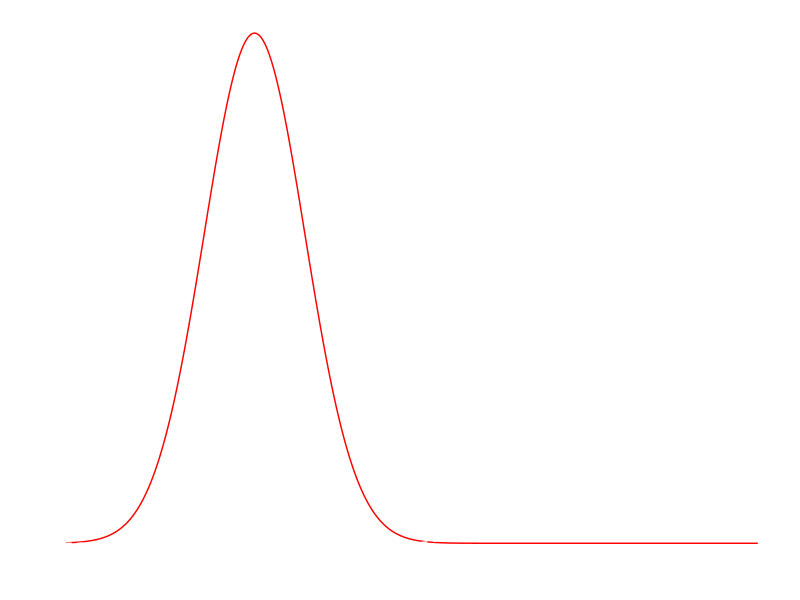
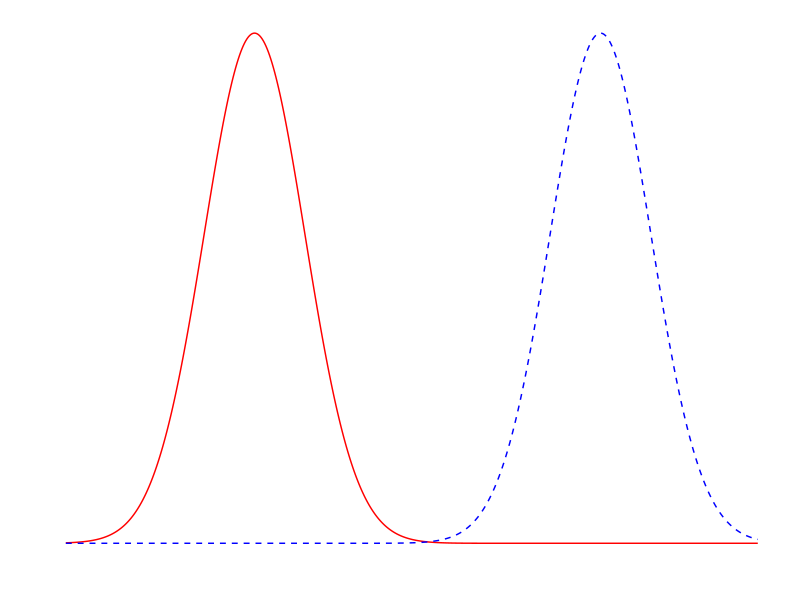
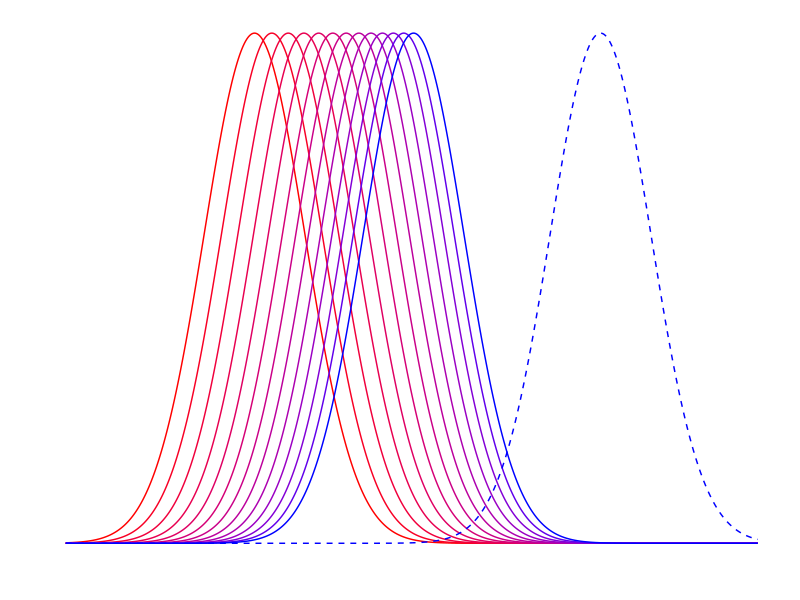
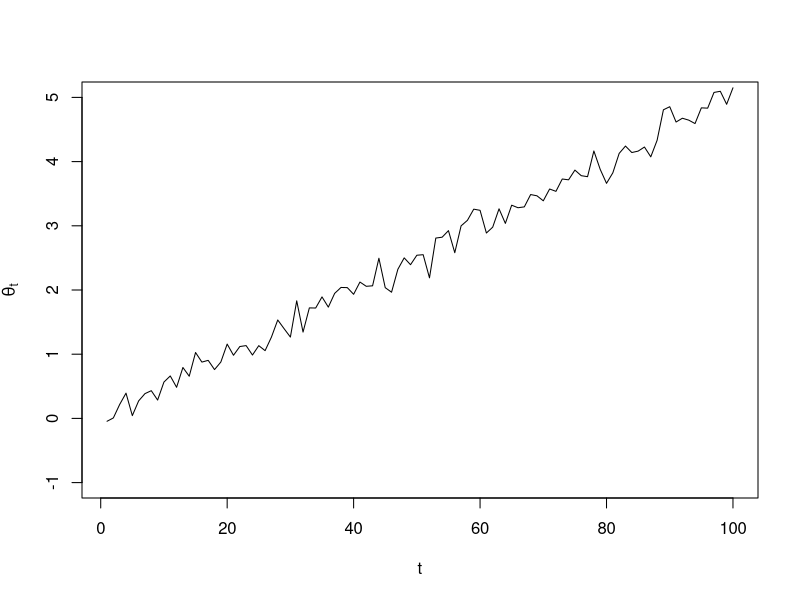
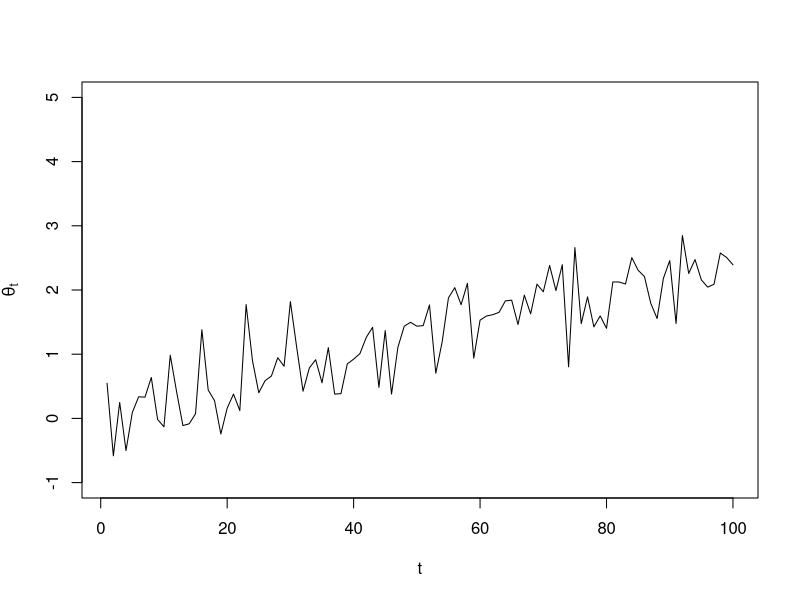
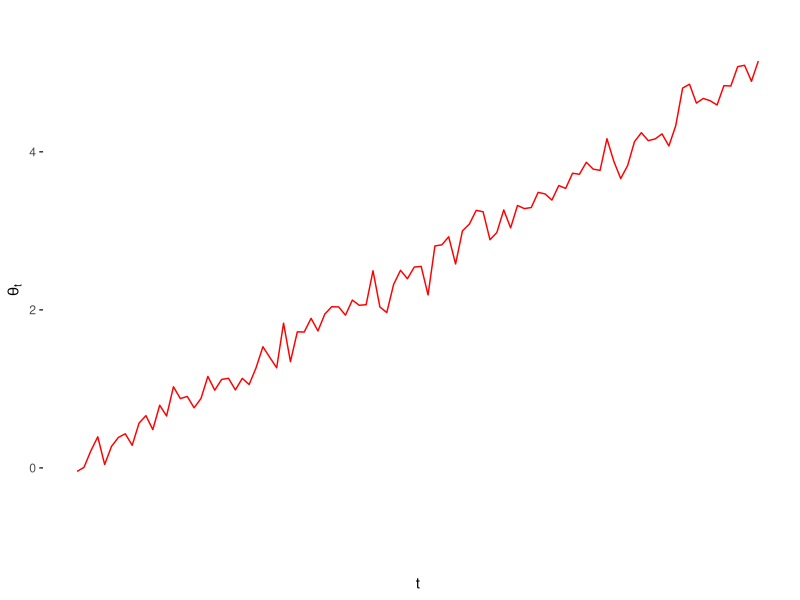
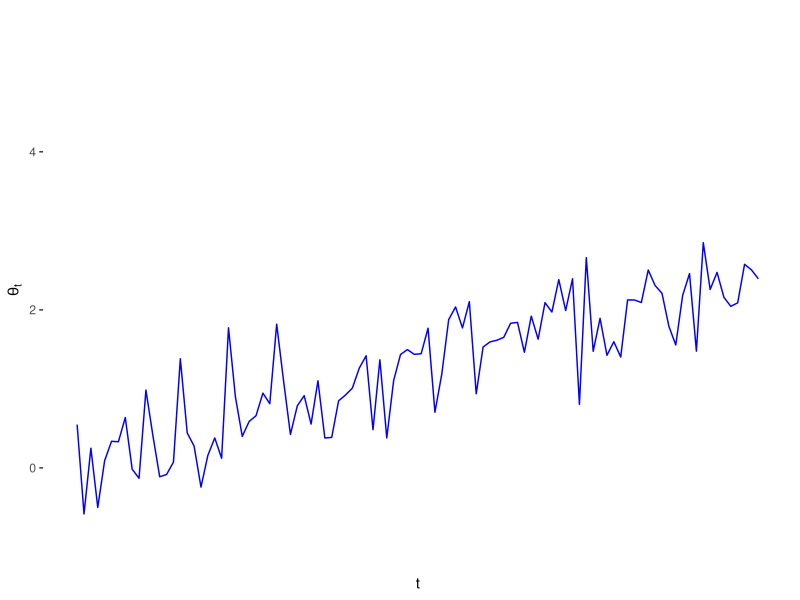
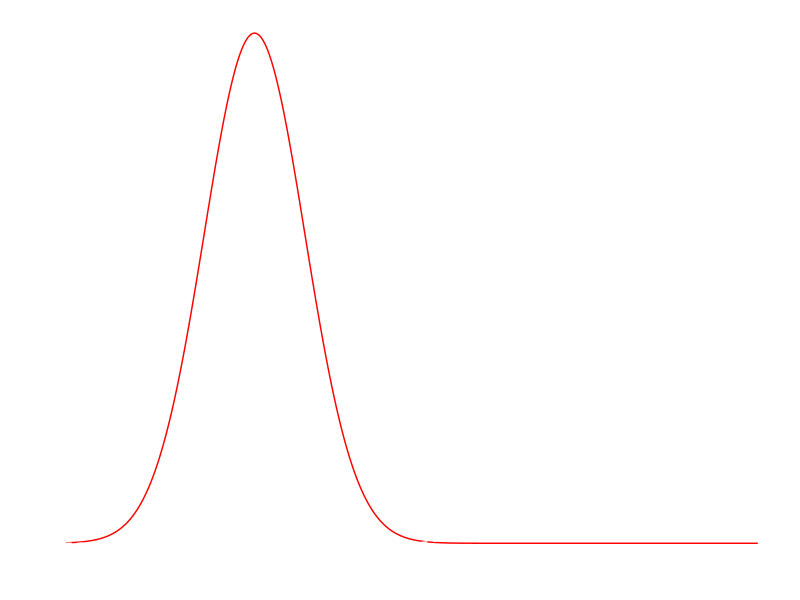

These figures' R source, in order: (Note: this script raises an error after producing the figures.)
library(ggplot2)
library(dplyr)

rbo = rainbow(10)

zdf = data.frame(z = (-150:400)/100) 

z0 = zdf %>% mutate(pz0 = dnorm(z, 0, 0.4))

z1 = zdf %>% 
  mutate(pz0 = dnorm(z, 0, 0.4)) %>%
  mutate(pz1 = dnorm(z, 2.75, 0.4))

z1 %>%
  ggplot(aes(x = z)) +
  geom_line(aes(y = pz0), colour = 'red') +
  geom_line(aes(y = pz1), colour = 'white', linetype = 2) +
  labs(x = '', y = '') +
  theme(legend.position = 'none',
        panel.grid = element_blank(),
        panel.background = element_blank(),
        axis.ticks = element_blank(),
        axis.text = element_blank())

ggsave(filename = '~/Documents/Research/boulder/fifth_semester/presentation/rescue_norms1.pdf',
       height = 8, width = 8)

z1 %>%
  ggplot(aes(x = z)) +
  geom_line(aes(y = pz0), colour = 'red') +
  geom_line(aes(y = pz1), colour = 'blue', linetype = 2) +
  labs(x = '', y = '') +
  theme(legend.position = 'none',
        panel.grid = element_blank(),
        panel.background = element_blank(),
        axis.ticks = element_blank(),
        axis.text = element_blank())

ggsave(filename = '~/Documents/Research/boulder/fifth_semester/presentation/rescue_norms2.pdf',
       height = 8, width = 8)


expand.grid(z = zdf$z, t = 0:12) %>%
  mutate(zbar = 2.75 * (1 - 0.95^t)) %>%
  mutate(pzt = dnorm(z, zbar, 0.4)) %>%
  #mutate(col = rbo[t]) %>%
  ggplot(aes(x = z)) +
  geom_line(aes(y = pzt, group = t, colour = t)) +
  scale_color_gradient(low = 'red', high = 'blue') +
  # geom_segment(aes(x = 0, xend = 0, y = 0, yend = 1), colour = 'red') +
  # geom_segment(aes(x = 2.75, xend = 2.75, y = 0, yend = 1), linetype = 2, colour = 'blue') +
  geom_line(data = z1, aes(x = z, y = pz1), linetype = 2, colour = 'blue') +
  labs(x = '', y = '') +
  theme(legend.position = 'none',
        panel.grid = element_blank(),
        panel.background = element_blank(),
        axis.ticks = element_blank(),
        axis.text = element_blank())

ggsave(filename = '~/Documents/Research/boulder/fifth_semester/presentation/rescue_norms3.pdf',
       height = 8, width = 8)

####

tt = 1:100

k1 = 0.05
s1 = 0.15

theta1 = k1 * tt + rnorm(length(tt), 0, s1)
plot(tt, theta1, type = 'l', ylim = c(-1, 5),
     xlab = 't', ylab = expression(theta[t]))
pdf('~/Documents/Research/boulder/fifth_semester/presentation/theta_fast.pdf')
dev.off()

k2 = 0.025
s2 = 0.5

theta2 = k2 * tt + rnorm(length(tt), 0, s2)
plot(tt, theta2, type = 'l', ylim = c(-1, 5),
     xlab = 't', ylab = expression(theta[t]))
pdf('~/Documents/Research/boulder/fifth_semester/presentation/theta_noisy.pdf')
dev.off()

ggplot(data = data.frame(t = tt, theta = theta1),
       aes(x = t, y = theta)) +
  geom_line(colour = 'red') +
  scale_x_continuous(breaks = NULL) +
  labs(x = 't', y = expression(theta[t])) +
  lims(y = c(-1, 5.5)) +
  theme(panel.background = element_blank())

ggsave('~/Documents/Research/boulder/fifth_semester/presentation/theta_fast.pdf',
       height = 3, width = 3)

ggplot(data = data.frame(t = tt, theta = theta2),
       aes(x = t, y = theta)) +
  geom_line(colour = 'blue') +
  scale_x_continuous(breaks = NULL) +
  labs(x = 't', y = expression(theta[t])) +
  lims(y = c(-1, 5.5)) +
  theme(panel.background = element_blank())

ggsave('~/Documents/Research/boulder/fifth_semester/presentation/theta_noisy.pdf',
       height = 3, width = 3)

#### Single panel plots

gen.cond %>%
  filter(n.pop0 < 50, !low.var, !alpha) %>%
  ggplot(aes(x = gen)) +
  geom_ribbon(
    aes(
      ymin = vbar - 2 * sqrt(vvar / nobs),
      ymax = vbar + 2 * sqrt(vvar / nobs),
      group = interaction(ext.gen, extinct),
      fill = extinct
    ),
    alpha = 0.1
  ) +
  geom_line(
    aes(
      y = vbar,
      group = interaction(ext.gen, extinct),
      colour = extinct
    )
  ) +
  geom_line(
    aes(
      y = vbar,
      group = interaction(ext.gen, extinct),
      colour = extinct,
      alpha = extinct
    )
  ) +
  scale_alpha_manual(values = 1:0, '') +
  scale_fill_manual(values = c('black', 'red'), '') +
  scale_color_manual(values = c('black', 'red'), '') +
  labs(x = "Generation", y = "Additive genetic variance") +
  # facet_wrap(dd ~ paste(n0, lv, sep = ', '), ncol = 4) +
  theme(
    legend.position = 'none',
    panel.grid.major = element_line(colour = 'gray88'),
    panel.grid.minor = element_blank(),
    panel.border = element_blank(),
    panel.background = element_blank(),
    strip.background = element_rect(colour = 'black')
  )

ggsave('~/Documents/Research/boulder/fifth_semester/presentation/genvar.pdf', width = 5, height = 5)

gen.cond %>%
  filter(n.pop0 < 50, !low.var, !alpha) %>%
  mutate(fixp = 25 * fixp) %>%
  ggplot(aes(x = gen)) +
  geom_line(
    aes(
      y = fixp,
      group = interaction(ext.gen, extinct),
      colour = extinct
    )
  ) +
  geom_line(
    aes(
      y = fixp,
      group = interaction(ext.gen, extinct),
      colour = extinct,
      alpha = extinct,
    )
  ) +
  scale_alpha_manual(values = 1:0, '') +
  scale_fill_manual(values = c('black', 'red'), '') +
  scale_color_manual(values = c('black', 'red'), '') +
  scale_y_continuous(breaks = (0:3)*3) +
  labs(x = "Generation", y = "Loci at fixation (positive allele)") +
  # facet_wrap(dd ~ paste(n0, lv, sep = ', '), ncol = 4) +
  theme(
    legend.position = 'none',
    panel.grid.major = element_line(colour = 'gray88'),
    panel.grid.minor = element_blank(),
    panel.border = element_blank(),
    panel.background = element_blank(),
    strip.background = element_rect(colour = 'black')
  )

ggsave('~/Documents/Research/boulder/fifth_semester/presentation/fixpos.pdf', width = 5, height = 5)
